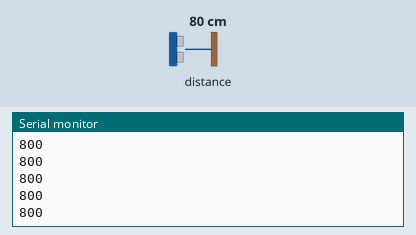
Recording of a sketch running on a simulated Arduino Uno, built with avr-gcc and run on an emulated ATmega328P. On the bench: the last lines printed to the serial monitor. The inputs (shaded band) are chosen by the test bench; at power-on: distance to the obstacle 80 cm.

Above: at 1.2 s.
1.3 s: distance to the obstacle set to 2 cm
At 2.4 s:
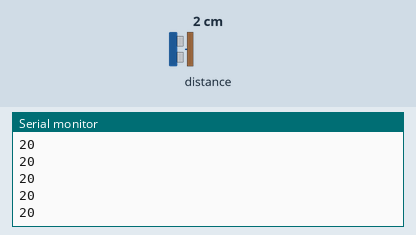
2.8 s: distance to the obstacle set to 4 cm
At 3.5 s:
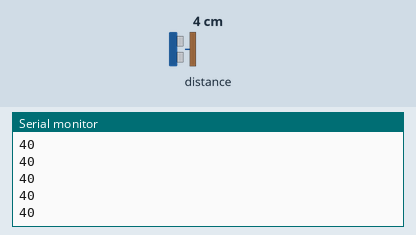
Timing chart, 0 to 5.8 s (numbered marks = the images above; inputs shaded):
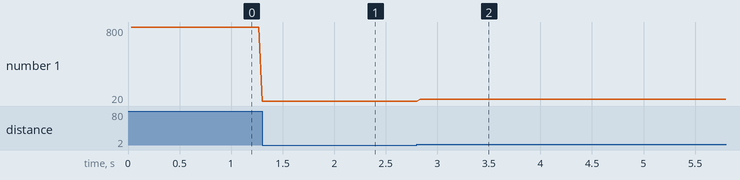

Measured:
- after the input at 1.3 s, the serial monitor: prints a new line at once (image 1)
- after the input at 2.8 s, the serial monitor: prints a new line at once (image 2)
- plotted number 1: 800 → 20 after the input at 1.3 s, 20 → 40 after the input at 2.8 s

The sketch:

Single.ino
```cpp
/* This example shows how to get single-shot range
 measurements from the VL53L0X. The sensor can optionally be
 configured with different ranging profiles, as described in
 the VL53L0X API user manual, to get better performance for
 a certain application. This code is based on the four
 "SingleRanging" examples in the VL53L0X API.

 The range readings are in units of mm. */

#include <Wire.h>
#include <VL53L0X.h>

VL53L0X sensor;


// Uncomment this line to use long range mode. This
// increases the sensitivity of the sensor and extends its
// potential range, but increases the likelihood of getting
// an inaccurate reading because of reflections from objects
// other than the intended target. It works best in dark
// conditions.

//#define LONG_RANGE


// Uncomment ONE of these two lines to get
// - higher speed at the cost of lower accuracy OR
// - higher accuracy at the cost of lower speed

#define HIGH_SPEED
//#define HIGH_ACCURACY


void setup()
{
  Serial.begin(9600);
  Wire.begin();

  sensor.init();
  sensor.setTimeout(500);

#if defined LONG_RANGE
  // lower the return signal rate limit (default is 0.25 MCPS)
  sensor.setSignalRateLimit(0.1);
  // increase laser pulse periods (defaults are 14 and 10 PCLKs)
  sensor.setVcselPulsePeriod(VL53L0X::VcselPeriodPreRange, 18);
  sensor.setVcselPulsePeriod(VL53L0X::VcselPeriodFinalRange, 14);
#endif

#if defined HIGH_SPEED
  // reduce timing budget to 20 ms (default is about 33 ms)
  sensor.setMeasurementTimingBudget(20000);
#elif defined HIGH_ACCURACY
  // increase timing budget to 200 ms
  sensor.setMeasurementTimingBudget(200000);
#endif
}

void loop()
{
  Serial.print(sensor.readRangeSingleMillimeters());
  if (sensor.timeoutOccurred()) { Serial.print(" TIMEOUT"); }

  Serial.println();
}
```
